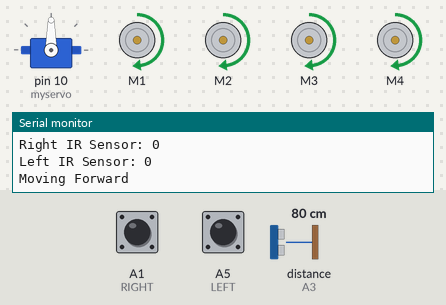
The sketch below on a simulated Arduino Uno, built with avr-gcc and run on an emulated ATmega328P. Parts: servo, 4 × DC motor (green arrow = forward, orange = backward, longer = faster), the last lines printed to the serial monitor. The test bench sets the inputs (shaded band); at power-on: A1 (RIGHT) HIGH, distance to the obstacle (sensor on A3) 80 cm, A5 (LEFT) HIGH. The echo pulse lasts 58.3 µs per cm.

Above: at 6.6 s.
6.7 s: A1 (RIGHT) pulled LOW for 0.15 s
At 6.85 s:
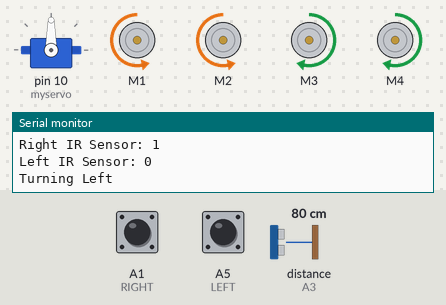
8.4 s: distance to the obstacle (sensor on A3) set to 17 cm
11.4 s: distance to the obstacle (sensor on A3) set to 12 cm
At 12.6 s:
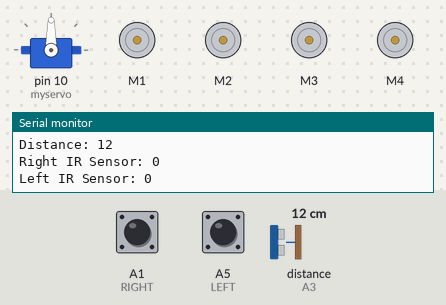
12.9 s: distance to the obstacle (sensor on A3) set to 18 cm
At 14.2 s:
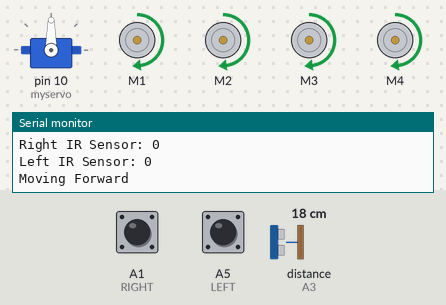
15.9 s: A5 (LEFT) pulled LOW for 0.15 s
At 16.03 s:
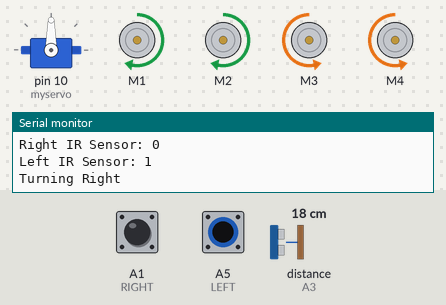
17.6 s: A1 (RIGHT) pulled LOW for 1 s
At 20.0 s:
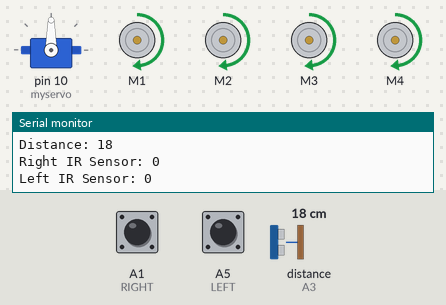
Timing chart, 0 to 21.5 s (numbered marks = the images above; inputs shaded):
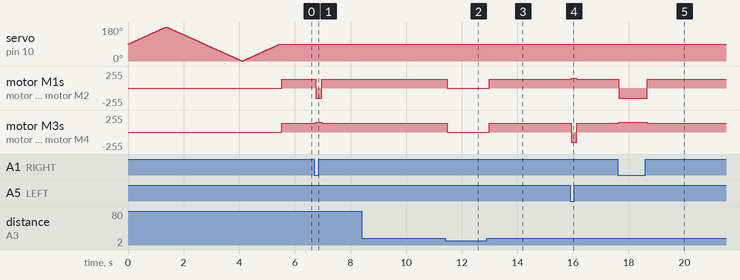

The sketch:

Human_Avoiding_Robot_Miraj.ino
```cpp
#include <NewPing.h>
#include <Servo.h>
#include <AFMotor.h>

#define LEFT A5
#define RIGHT A1
#define TRIGGER_PIN A2
#define ECHO_PIN A3
#define MAX_DISTANCE 200

unsigned int distance = 0;
unsigned int Right_Value = 0;
unsigned int Left_Value = 0;
int d = 15;

NewPing sonar(TRIGGER_PIN, ECHO_PIN, MAX_DISTANCE);

AF_DCMotor Motor1(1, MOTOR12_1KHZ);
AF_DCMotor Motor2(2, MOTOR12_1KHZ);
AF_DCMotor Motor3(3, MOTOR34_1KHZ);
AF_DCMotor Motor4(4, MOTOR34_1KHZ);

Servo myservo;
int pos = 0;

void setup() {
  Serial.begin(9600);
  myservo.attach(10);

  for (pos = 90; pos <= 180; pos += 1) {
    myservo.write(pos);
    delay(15);
  }
  for (pos = 180; pos >= 0; pos -= 1) {
    myservo.write(pos);
    delay(15);
  }
  for (pos = 0; pos <= 90; pos += 1) {
    myservo.write(pos);
    delay(15);
  }

  pinMode(RIGHT, INPUT);
  pinMode(LEFT, INPUT);
  stop();
}

void loop() {
  delay(50);
  distance = sonar.ping_cm();
  Serial.print("Distance: ");
  Serial.println(distance);

  Right_Value = !digitalRead(RIGHT);
  Left_Value = !digitalRead(LEFT);

  Serial.print("Right IR Sensor: ");
  Serial.println(Right_Value);
  Serial.print("Left IR Sensor: ");
  Serial.println(Left_Value);

  if ((distance > 1) && (distance < d)) {
    stop();
  }
  else if ((Right_Value == 1) && (Left_Value == 0)) {
    turnLeft();
  }
  else if ((Right_Value == 0) && (Left_Value == 1)) {
    turnRight();
  }
  else if (distance > d) {
    moveForward();
  }
}

void moveForward() {
  Serial.println("Moving Forward");
  Motor1.setSpeed(130);
  Motor1.run(FORWARD);
  Motor2.setSpeed(130);
  Motor2.run(FORWARD);
  Motor3.setSpeed(130);
  Motor3.run(FORWARD);
  Motor4.setSpeed(130);
  Motor4.run(FORWARD);
}

void turnLeft() {
  Serial.println("Turning Left");
  Motor1.setSpeed(150);
  Motor1.run(BACKWARD);
  Motor2.setSpeed(150);
  Motor2.run(BACKWARD);
  Motor3.setSpeed(150);
  Motor3.run(FORWARD);
  Motor4.setSpeed(150);
  Motor4.run(FORWARD);
  delay(150);
}

void turnRight() {
  Serial.println("Turning Right");
  Motor1.setSpeed(150);
  Motor1.run(FORWARD);
  Motor2.setSpeed(150);
  Motor2.run(FORWARD);
  Motor3.setSpeed(150);
  Motor3.run(BACKWARD);
  Motor4.setSpeed(150);
  Motor4.run(BACKWARD);
  delay(150);
}

void stop() {
  Serial.println("Stopping Robot");
  Motor1.setSpeed(0);
  Motor1.run(RELEASE);
  Motor2.setSpeed(0);
  Motor2.run(RELEASE);
  Motor3.setSpeed(0);
  Motor3.run(RELEASE);
  Motor4.setSpeed(0);
  Motor4.run(RELEASE);
}
```

Measured:
- the behaviour switches between 15 and 14 cm on distance to the obstacle (sensor on A3) (found by bisection; images 1 and 2)
- after the input at 6.7 s, motor M1, motor M2: forward 130/255 → backward 150/255 after 0.05 s, → forward 130/255 0.21 s later; motor M3, motor M4: forward 130/255 → forward 150/255 after 0.05 s, → forward 130/255 0.21 s later
- after the input at 11.4 s, motor M1–4: forward 130/255 → stopped after 0.08 s
- after the input at 12.9 s, motor M1–4: stopped → forward 130/255 after 0.09 s
- after the input at 15.9 s, motor M1, motor M2: forward 130/255 → forward 150/255 at once, → forward 130/255 0.21 s later; motor M3, motor M4: forward 130/255 → backward 150/255 at once, → forward 130/255 0.21 s later
- after the input at 17.6 s, motor M1, motor M2: forward 130/255 → backward 150/255 at once, → forward 130/255 1.0 s later; motor M3, motor M4: forward 130/255 → forward 150/255 at once, → forward 130/255 1.0 s later
